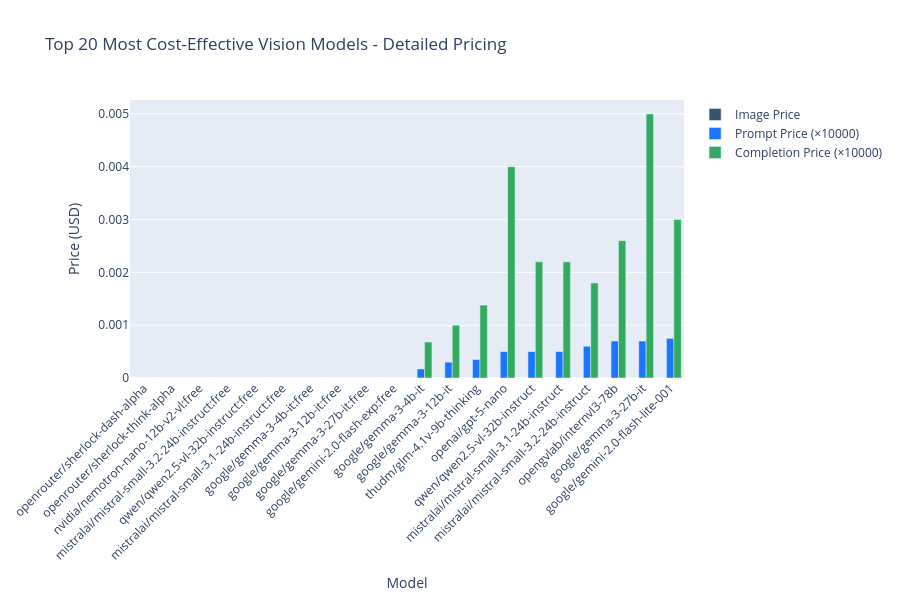

The code cell stored with this chart in its notebook:
### Markdown cell above
## Cost Comparison: Top 20 Models

Detailed comparison of image, prompt, and completion costs for the most cost-effective models.

### Code cell
# Create grouped bar chart for top 20 models
top_20 = df_models.head(20)

fig = go.Figure()

fig.add_trace(go.Bar(
    name='Image Price',
    x=top_20['id'],
    y=top_20['image_price'],
    marker_color='rgb(55, 83, 109)'
))

fig.add_trace(go.Bar(
    name='Prompt Price (×10000)',
    x=top_20['id'],
    y=top_20['prompt_price'] * 10000,
    marker_color='rgb(26, 118, 255)'
))

fig.add_trace(go.Bar(
    name='Completion Price (×10000)',
    x=top_20['id'],
    y=top_20['completion_price'] * 10000,
    marker_color='rgb(50, 171, 96)'
))

fig.update_layout(
    title='Top 20 Most Cost-Effective Vision Models - Detailed Pricing',
    xaxis_title='Model',
    yaxis_title='Price (USD)',
    barmode='group',
    height=600,
    xaxis={'tickangle': -45}
)

fig.show()

### Figure 1 — Plotly figure (JSON) as saved in the notebook; plotly's stock layout.template omitted (floating-point values rounded to 4 significant figures)
{"data": [{"marker": {"color": "rgb(55, 83, 109)"}, "name": "Image Price", "type": "bar", "x": ["openrouter/sherlock-dash-alpha", "openrouter/sherlock-think-alpha", "nvidia/nemotron-nano-12b-v2-vl:free", "mistralai/mistral-small-3.2-24b-instruct:free", "qwen/qwen2.5-vl-32b-instruct:free", "mistralai/mistral-small-3.1-24b-instruct:free", "google/gemma-3-4b-it:free", "google/gemma-3-12b-it:free", "google/gemma-3-27b-it:free", "google/gemini-2.0-flash-exp:free", "google/gemma-3-4b-it", "google/gemma-3-12b-it", "thudm/glm-4.1v-9b-thinking", "openai/gpt-5-nano", "qwen/qwen2.5-vl-32b-instruct", "mistralai/mistral-small-3.1-24b-instruct", "mistralai/mistral-small-3.2-24b-instruct", "opengvlab/internvl3-78b", "google/gemma-3-27b-it", "google/gemini-2.0-flash-lite-001"], "y": [0.0, 0.0, 0.0, 0.0, 0.0, 0.0, 0.0, 0.0, 0.0, 0.0, 0.0, 0.0, 0.0, 0.0, 0.0, 0.0, 0.0, 0.0, 0.0, 0.0]}, {"marker": {"color": "rgb(26, 118, 255)"}, "name": "Prompt Price (×10000)", "type": "bar", "x": ["openrouter/sherlock-dash-alpha", "openrouter/sherlock-think-alpha", "nvidia/nemotron-nano-12b-v2-vl:free", "mistralai/mistral-small-3.2-24b-instruct:free", "qwen/qwen2.5-vl-32b-instruct:free", "mistralai/mistral-small-3.1-24b-instruct:free", "google/gemma-3-4b-it:free", "google/gemma-3-12b-it:free", "google/gemma-3-27b-it:free", "google/gemini-2.0-flash-exp:free", "google/gemma-3-4b-it", "google/gemma-3-12b-it", "thudm/glm-4.1v-9b-thinking", "openai/gpt-5-nano", "qwen/qwen2.5-vl-32b-instruct", "mistralai/mistral-small-3.1-24b-instruct", "mistralai/mistral-small-3.2-24b-instruct", "opengvlab/internvl3-78b", "google/gemma-3-27b-it", "google/gemini-2.0-flash-lite-001"], "y": [0.0, 0.0, 0.0, 0.0, 0.0, 0.0, 0.0, 0.0, 0.0, 0.0, 0.0001703, 0.0003, 0.00035, 0.0005, 0.0005, 0.0005, 0.0006, 0.0007, 0.0007, 0.00075]}, {"marker": {"color": "rgb(50, 171, 96)"}, "name": "Completion Price (×10000)", "type": "bar", "x": ["openrouter/sherlock-dash-alpha", "openrouter/sherlock-think-alpha", "nvidia/nemotron-nano-12b-v2-vl:free", "mistralai/mistral-small-3.2-24b-instruct:free", "qwen/qwen2.5-vl-32b-instruct:free", "mistralai/mistral-small-3.1-24b-instruct:free", "google/gemma-3-4b-it:free", "google/gemma-3-12b-it:free", "google/gemma-3-27b-it:free", "google/gemini-2.0-flash-exp:free", "google/gemma-3-4b-it", "google/gemma-3-12b-it", "thudm/glm-4.1v-9b-thinking", "openai/gpt-5-nano", "qwen/qwen2.5-vl-32b-instruct", "mistralai/mistral-small-3.1-24b-instruct", "mistralai/mistral-small-3.2-24b-instruct", "opengvlab/internvl3-78b", "google/gemma-3-27b-it", "google/gemini-2.0-flash-lite-001"], "y": [0.0, 0.0, 0.0, 0.0, 0.0, 0.0, 0.0, 0.0, 0.0, 0.0, 0.0006815, 0.001, 0.00138, 0.004, 0.0022, 0.0022, 0.0018, 0.0026, 0.005, 0.003]}], "layout": {"barmode": "group", "height": 600, "title": {"text": "Top 20 Most Cost-Effective Vision Models - Detailed Pricing"}, "xaxis": {"tickangle": -45, "title": {"text": "Model"}}, "yaxis": {"title": {"text": "Price (USD)"}}}}
